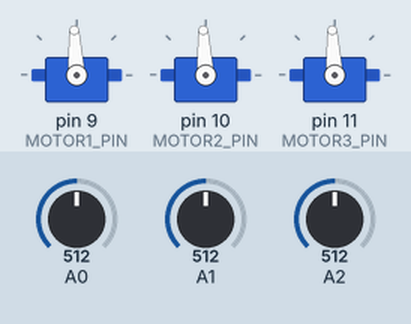
Recording of a sketch running on a simulated Arduino Uno, built with avr-gcc and run on an emulated ATmega328P. Parts: 3 × servo. Inputs (shaded band) come from the test bench; at power-on: A1 = 512, A2 = 512, A0 = 512. What the sketch prints to the serial monitor is not drawn.

Above: at 4.2 s.
4.3 s: A1 set to 716
At 5.8 s:
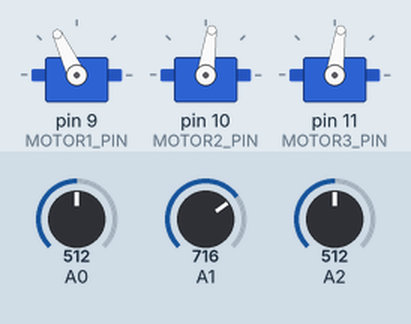
6.2 s: A2 set to 900
At 7.9 s:
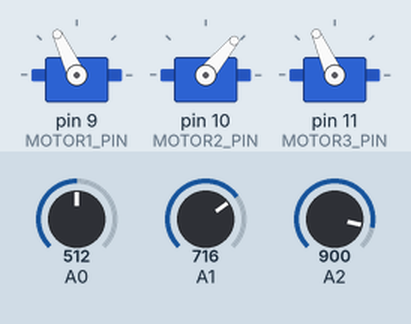
8.3 s: A0 set to 306
At 8.9 s:
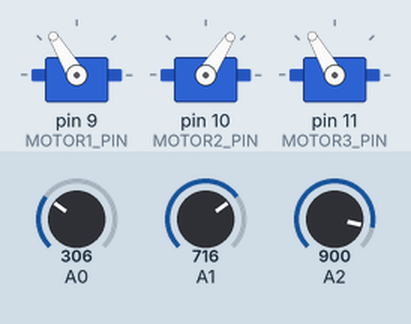
9.9 s: A1 set to 122
At 12.1 s:
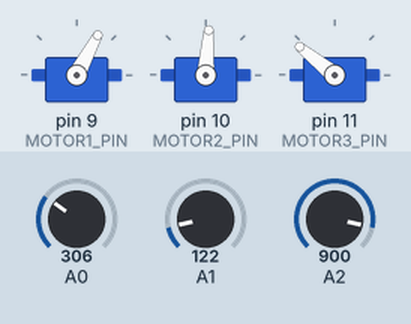
12.4 s: A1 set to 900
At 15.1 s:
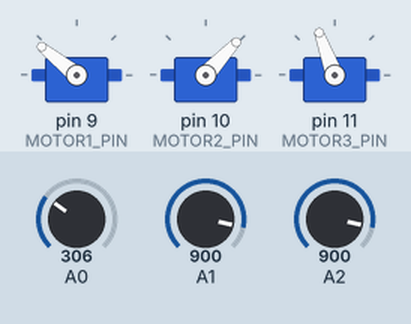
15.4 s: A2 set to 1023
At 16.9 s:
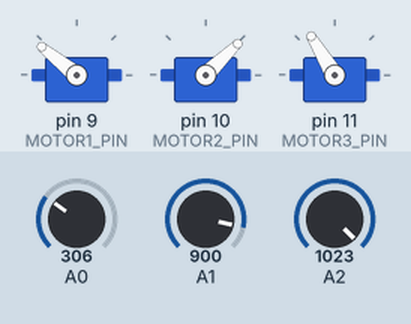
Timing chart, 0 to 18.1 s (numbered marks = the images above; inputs shaded):
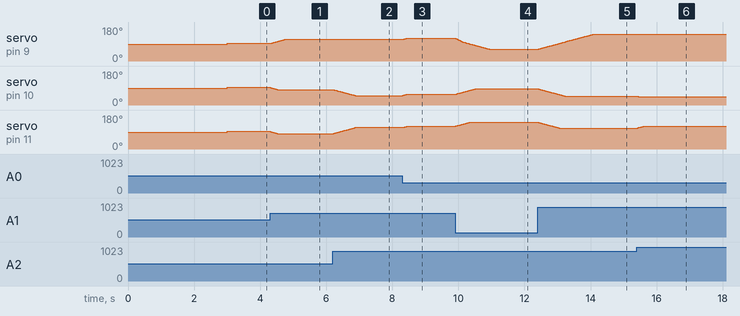

Measured:
- after the input at 4.3 s, servo on pin 9 (MOTOR1_PIN): moves from 93° to 115° over 0.44 s, starting at once; servo on pin 10 (MOTOR2_PIN), servo on pin 11 (MOTOR3_PIN): moves from 93° to 82° over 0.21 s, starting at once
- after the input at 6.2 s, servo on pin 10 (MOTOR2_PIN): moves from 82° to 50° over 0.67 s, starting at once; servo on pin 11 (MOTOR3_PIN): moves from 82° to 114° over 0.66 s, starting at once
- after the input at 8.3 s, servo on pin 9 (MOTOR1_PIN): 115° → 121° at once; servo on pin 10 (MOTOR2_PIN): 50° → 57° at once; servo on pin 11 (MOTOR3_PIN): 114° → 120° at once
- after the input at 9.9 s, servo on pin 9 (MOTOR1_PIN): moves from 121° to 62° over 1.0 s, starting at once; servo on pin 10 (MOTOR2_PIN): moves from 57° to 86° over 0.59 s, starting at once; servo on pin 11 (MOTOR3_PIN): moves from 120° to 141° over 0.43 s, starting at once
- after the input at 12.4 s, servo on pin 9 (MOTOR1_PIN): moves from 62° to 141° over 1.7 s, starting at once; servo on pin 10 (MOTOR2_PIN): moves from 86° to 47° over 0.80 s, starting at once; servo on pin 11 (MOTOR3_PIN): moves from 141° to 110° over 0.65 s, starting at once
- after the input at 15.4 s, servo on pin 10 (MOTOR2_PIN): 47° → 44° at once; servo on pin 11 (MOTOR3_PIN): moves from 110° to 121° over 0.21 s, starting at once

The sketch:

netbot.ino
```cpp
//#include <PID_v1.h>

#include <Servo.h>

#define MOTOR1_PIN 9
#define MOTOR2_PIN 10
#define MOTOR3_PIN 11

#define SMOOTHING_SCALE 0.0025

#define MAX_TIMEOUT 500

#define MAX_INPUT 500
#define MIN_INPUT -500

#define MAX_OUTPUT 2000
#define MIN_OUTPUT 1000

#define ROTATION_MAX 1750
#define ROTATION_MIN 1250

int timeout = 0;
boolean timedOut = false;

const boolean useSerial = false;

//input all values -500 to 500
int xj = 0; //joystick X axis
int yj = 0; //joystick Y axis
int zj = 0; //joystick Z axis (rotation)

//target wheel power
int wheel1;
int wheel2;
int wheel3;

int output1;
int output2;
int output3;

Servo motor1;
Servo motor2;
Servo motor3;

/**
* calculates what speed all the wheels should move to get the robot moving
* in the correct direction at the target speed.
*/
void calcWheelOutput(){
  wheel1 = constrain(xj+zj, MIN_INPUT, MAX_INPUT);
  wheel2 = constrain((-xj/2+(0.866f*yj)+zj), MIN_INPUT, MAX_INPUT);
  wheel3 = constrain((-xj/2-(0.866f*yj)+zj), MIN_INPUT, MAX_INPUT);

  wheel1 = map(wheel1, MIN_INPUT, MAX_INPUT, MIN_OUTPUT, MAX_OUTPUT);
  wheel2 = map(wheel2, MIN_INPUT, MAX_INPUT, MIN_OUTPUT, MAX_OUTPUT);
  wheel3 = map(wheel3, MIN_INPUT, MAX_INPUT, MIN_OUTPUT, MAX_OUTPUT);
}

/*
* prints all wheels speeds in a somewhat user friendly way through serial interface for debugging
*/
void printWheelOutput(){
  Serial.print("wheel1: ");
  Serial.println(wheel1);
  Serial.print("wheel2: ");
  Serial.println(wheel2);
  Serial.print("wheel3: ");
  Serial.println(wheel3);
  Serial.println();
}

/**
* prints calculated output speeds
*/
void printOutput(){
  Serial.print("output1: ");
  Serial.print(output1);
  Serial.print(", output2: ");
  Serial.print(output2);
  Serial.print(", output3: ");
  Serial.println(output3);
}

/*
* prints joystick input for debugging
*/
void printInput(){
  Serial.print("xj: ");
  Serial.print(xj);
  Serial.print(", yj: ");
  Serial.print(yj);
  Serial.print(", zj: ");
  Serial.println(zj);
}

/**
* set wheels smooths sets wheel speeds,
* you must run calcWheelOutput first in order to update calculated wheel speeds before setting
*/
void setWheels(){
  smooth(wheel1, output1);
  smooth(wheel2, output2);
  smooth(wheel3, output3);
  //printOutput();
  motor1.writeMicroseconds(output1);
  motor2.writeMicroseconds(output2);
  motor3.writeMicroseconds(output3);
}

/**
* runs simplified proportional algorithm to get robot accelerating at target speed.
* how fast the robot reaches its target speed depends on SMOOTHING_SCALE constant.
*/
void smooth(int input, int &output){
//  Serial.print("input: ");
//  Serial.print(input);
//  Serial.print(", output: ");
//  Serial.print(output);
//  Serial.print(", diff: ");
//  Serial.println(input-output);
  double change = (input - output) * SMOOTHING_SCALE;
  if(change < 1 && change > 0){
    change = 1;
  }else if(change > -1 && change < 0){
    change = -1;
  }
  output += change;
}

/**
* updates serial timeout and calculates and sets wheel values if using serial
*/
void updateTimeout(){
  if(timeout > MAX_TIMEOUT){
    xj = yj = zj = 0;
    calcWheelOutput();
    setWheels();
    if(!timedOut){
      timedOut = true;
      Serial.println("timeout");
      printWheelOutput();
    }
  }else{
    timeout++;
    timedOut = false;
  }
}

/**
* resets serial timeout if using serial for control
*/
void resetTimeout(){
  timeout = 0;
}

/**
* dynamic scale function to adjust for innacuracies in joystick scaling.
*/
long scale(long input, long lowIn, long centerIn, long highIn, long lowOut, long centerOut, long highOut){
  if(input > centerIn){
    return map(input, centerIn, highIn, centerOut, highOut);
  }else if(input < centerIn){
    return map(input, lowIn, centerIn, lowOut, centerOut);
  }else{
    return centerOut;
  }
}

/**
* if the input is between deadMin and deadMax this function will return deadVal, otherwise it will return an unmodified deadVal.
* this function is for adding a deadzone to joystick axis.
*/
long deadzone(long input, long deadMax, long deadMin, long deadVal){
  if(input > deadMin && input < deadMax){
    return deadVal;
  }else{
    return input;
  }
}

/*
* scales all joystick inputs specifically tuned for current physical joysticks
*/
void scaleInput(){
  xj = scale(xj, 0, 514, 960, -500, 0, 500);
  yj = scale(yj, 0, 502, 1023, 500, 0, -500);
  zj = scale(zj, 52, 527, 1023, 150, 0, -150);

  xj = deadzone(xj, 10, -10, 0);
  yj = deadzone(yj, 10, -10, 0);
  zj = deadzone(zj, 10, -10, 0);
}

void setup(){
  delay(3000); //give time to upload in case of disaster
  Serial.begin(9600);
  motor1.attach(MOTOR1_PIN);
  motor2.attach(MOTOR2_PIN);
  motor3.attach(MOTOR3_PIN);

  calcWheelOutput();
  printWheelOutput();

  output1 = wheel1;
  output2 = wheel2;
  output3 = wheel3;


}

void loop(){
  if(useSerial){
    while(Serial.available() > 0){
      xj = Serial.parseInt();
      yj = Serial.parseInt();
      zj = Serial.parseInt();
      if(Serial.read() == '\n'){
        calcWheelOutput();
        //printWheelOutput();
        resetTimeout();
      }
    }
  }else{ //joystick control
    xj = analogRead(1);
    yj = analogRead(2);
    zj = analogRead(0);
    scaleInput();
  }


  delay(1);
  calcWheelOutput();
  //updateTimeout();
  setWheels();
  //printInput();
  //printWheelOutput();
}
```
